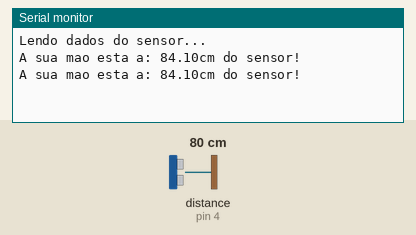
A sketch run on a simulated Arduino Uno, built with avr-gcc and run on an emulated ATmega328P. Parts: the last lines printed to the serial monitor. Wiring (inferred from the names in the program): ultrasonic range finder: trigger pin 5; echo pin 4. The inputs (shaded band) are chosen by the test bench; at power-on: distance to the obstacle (sensor on pin 4) 80 cm. The echo pulse lasts 58.3 µs per cm.

Above: at 1.8 s.
1.9 s: distance to the obstacle (sensor on pin 4) set to 2 cm
At 2.4 s:
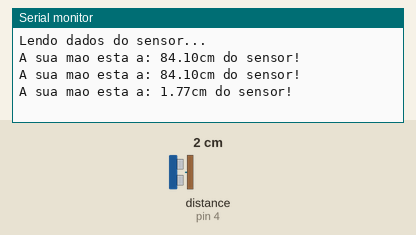
3.4 s: distance to the obstacle (sensor on pin 4) set to 4 cm
At 4.8 s:
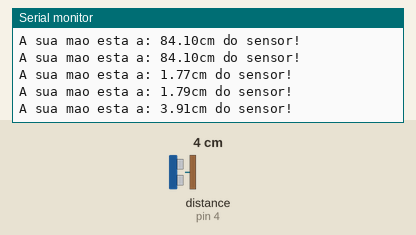
Timing chart, 0 to 6.4 s (numbered marks = the images above; inputs shaded):
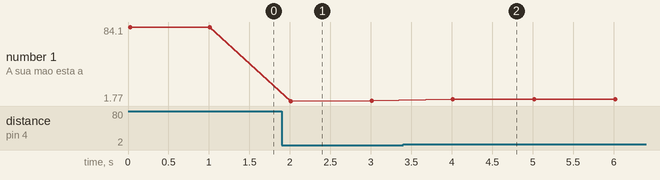

The sketch:

Ultrassom.ino
```cpp
//Carrega a biblioteca do sensor ultrassonico
#include <Ultrasonic.h>

//Define os pinos para o trigger e echo
#define pino_trigger 5
#define pino_echo 4

//Inicializa o sensor nos pinos definidos acima
Ultrasonic ultrasonic(pino_trigger, pino_echo);

void setup()
{
  Serial.begin(9600);
  Serial.println("Lendo dados do sensor...");
}

void loop()
{
  //Lê as informacoes do sensor, em cm e pol
  float cmMsec, inMsec;
  long microsec = ultrasonic.timing();
  cmMsec = ultrasonic.convert(microsec, Ultrasonic::CM);
  inMsec = ultrasonic.convert(microsec, Ultrasonic::IN);
  //Exibe informacoes no serial monitor
  Serial.print("A sua mao esta a: ");
  Serial.print(cmMsec);
  Serial.println("cm do sensor!");
  //Serial.print(" - Distancia em polegadas: ");
  //Serial.println(inMsec);
  delay(1000);
}
```

Measured:
- after the input at 1.9 s, the serial monitor: prints a new line after 0.11 s (image 1)
- after the input at 3.4 s, the serial monitor: prints a new line after 0.62 s (image 2)
- plotted number 1: 84.1 → 1.79 after the input at 1.9 s, 1.79 → 3.91 after the input at 3.4 s
